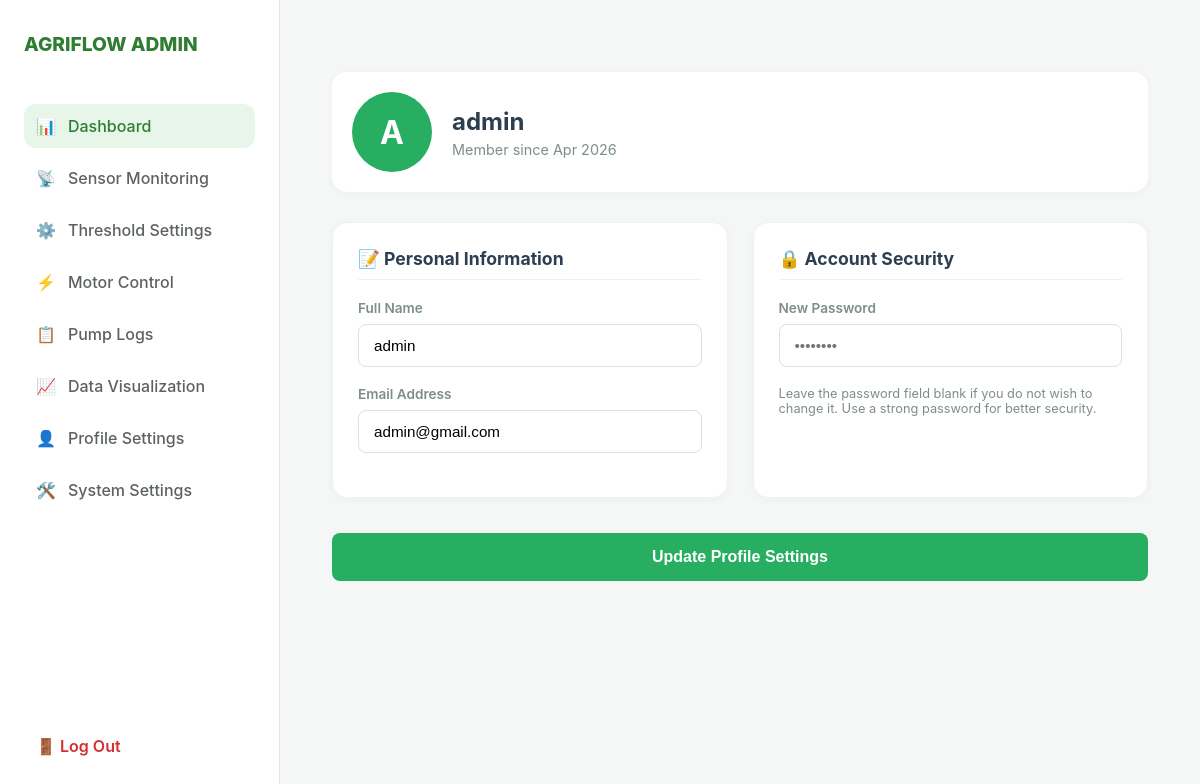
Screenshot of /agriflow_web/profile.php (signed in) with the database file from the repository.
### tables this page shows
CREATE TABLE `users` (
  `id` int(11) NOT NULL,
  `fullname` varchar(100) DEFAULT NULL,
  `email` varchar(100) NOT NULL,
  `password` varchar(255) NOT NULL,
  `created_at` timestamp NOT NULL DEFAULT current_timestamp()
);

### agriflow_web/profile.php (the view, shortened to what this page needs)
<?php
include('db_connect.php');
$user_id = $_SESSION['user_id'];
try {
    $stmt = $pdo->prepare("SELECT fullname, email, created_at FROM users WHERE id = ?");
    $stmt->execute([$user_id]);
    $user = $stmt->fetch();
} catch (PDOException $e) {
    $message = ($e->getCode() == 23000)
               ? "<div class='alert error'>This email address is already registered.</div>"
               : "<div class='alert error'>An unexpected error occurred.</div>";
}
?>
<!DOCTYPE html>
<html lang="en">
<head>
    <link rel="stylesheet" href="style.css">
</head>
<body>
    <?php include('sidebar/sidebar.php'); ?>
    <main>
        <div class="profile-wrapper">
            <div class="profile-header">
                <div class="avatar-circle">
                    <?php echo substr($user['fullname'], 0, 1); ?>
                </div>
                <div class="header-info">
                    <h1><?php echo htmlspecialchars($user['fullname']); ?></h1>
                    <p>Member since <?php echo date('M Y', strtotime($user['created_at'])); ?></p>
                </div>
            </div>
            <form method="POST" action="profile.php" class="settings-grid">
                <div class="card">
                    <div class="card-title">📝 Personal Information</div>
                    <div class="form-group">
                        <label>Full Name</label>
                        <input type="text" name="fullname" value="<?php echo htmlspecialchars($user['fullname'] ?? ''); ?>" required>
                    </div>
                    <div class="form-group">
                        <label>Email Address</label>
                        <input type="email" name="email" value="<?php echo htmlspecialchars($user['email'] ?? ''); ?>" required>
                    </div>
                </div>
                <div class="card">
                    <div class="card-title">🔒 Account Security</div>
                    <div class="form-group">
                        <label>New Password</label>
                        <input type="password" name="password" placeholder="••••••••">
                    </div>
                    <p style="font-size: 0.8rem; color: var(--text-muted);">
                        Leave the password field blank if you do not wish to change it. Use a strong password for better security.
                    </p>
                </div>
                <button type="submit" class="btn-save">Update Profile Settings</button>
            </form>
        </div>
    </main>
</body>
</html>

### agriflow_web/style.css (style rules this page uses)
:root { --bg: #f0f4f0; --sidebar-bg: #ffffff; --accent: #2e7d32; --text: #1a1c1a; --secondary: #5c635c; --danger: #d32f2f; --transition: all 0.3s cubic-bezier(0.4, 0, 0.2, 1); }
* { box-sizing: border-box; }
body { margin: 0; font-family: 'Inter', sans-serif; background-color: var(--bg); color: var(--text); display: flex; min-height: 100vh; }
main { flex: 1; margin-left: 280px; padding: 2rem; transition: var(--transition); max-width: 100%; }
.card { background: white; padding: 1.5rem; border-radius: 20px; box-shadow: 0 4px 6px -1px rgba(0, 0, 0, 0.05); }

### agriflow_web/profile.php (style rules this page uses)
:root { --primary-bg: #f4f7f6; --card-bg: #ffffff; --accent-color: #27ae60; --text-main: #2c3e50; --text-muted: #7f8c8d; --border-color: #edf2f7; }
body { background-color: var(--primary-bg); color: var(--text-main); font-family: 'Inter', sans-serif; }
.profile-wrapper { max-width: 900px; margin: 40px auto; padding: 0 20px; }
.profile-header { display: flex; align-items: center; gap: 20px; margin-bottom: 30px; padding: 20px; background: var(--card-bg); border-radius: 15px; box-shadow: 0 2px 10px rgba(0,0,0,0.03); }
.avatar-circle { width: 80px; height: 80px; background: var(--accent-color); color: white; border-radius: 50%; display: flex; align-items: center; justify-content: center; font-size: 2rem; font-weight: bold; text-transform: uppercase; }
.header-info h1 { margin: 0; font-size: 1.5rem; }
.header-info p { margin: 5px 0 0; color: var(--text-muted); font-size: 0.9rem; }
.settings-grid { display: grid; grid-template-columns: 1fr 1fr; gap: 25px; }
.card { background: var(--card-bg); padding: 25px; border-radius: 15px; box-shadow: 0 2px 10px rgba(0,0,0,0.03); border: 1px solid var(--border-color); }
.card-title { font-size: 1.1rem; font-weight: 700; margin-bottom: 20px; padding-bottom: 10px; border-bottom: 1px solid var(--border-color); display: flex; align-items: center; gap: 10px; }
.form-group { margin-bottom: 1.2rem; }
.form-group label { display: block; font-size: 0.85rem; font-weight: 600; color: var(--text-muted); margin-bottom: 8px; }
.form-group input { width: 100%; padding: 12px 15px; border: 1px solid #dcdfe6; border-radius: 8px; font-size: 0.95rem; transition: all 0.3s; box-sizing: border-box; }
.btn-save { grid-column: span 2; background: var(--accent-color); color: white; border: none; padding: 15px; border-radius: 8px; font-weight: 600; font-size: 1rem; cursor: pointer; transition: transform 0.2s, background 0.3s; margin-top: 10px; }

### rows the page displays
users: fullname "A", fullname "admin", created_at "Apr 2026", email "admin@gmail.com"
